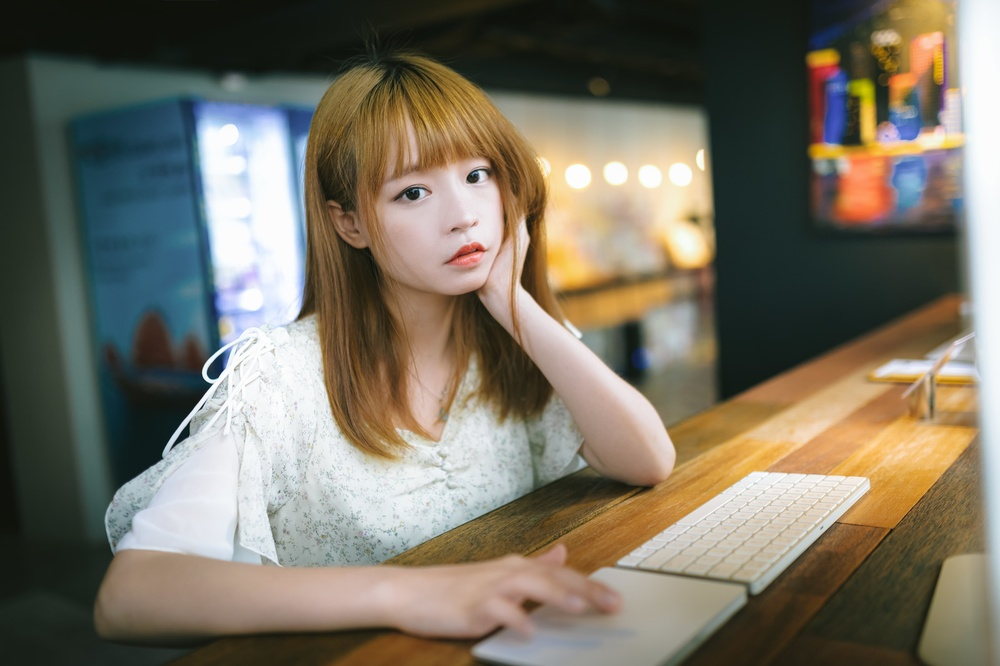
%> input picture kadai_img/free1.jpg, 1000 x 666 px, shrunk from 1600 x 1066 before the run
$ octave kadai7.m   (GNU Octave 9; MATLAB toolbox functions it lacks are replaced by stand-ins)
%> lines starting %> are read from the running program, lines starting %| are printed output that depends on the picture
% 課題7　ダイナミックレンジの拡大
% 画素のダイナミックレンジを０から２５５にせよ．

ORG = imread('free1.jpg'); % 画像の読み込み
%> ORG is the input picture: size 666x1000x3 uint8; mean R, G, B 120.3, 114.2, 99.5
ORG = rgb2gray(ORG); % 白黒濃淡画像に変換
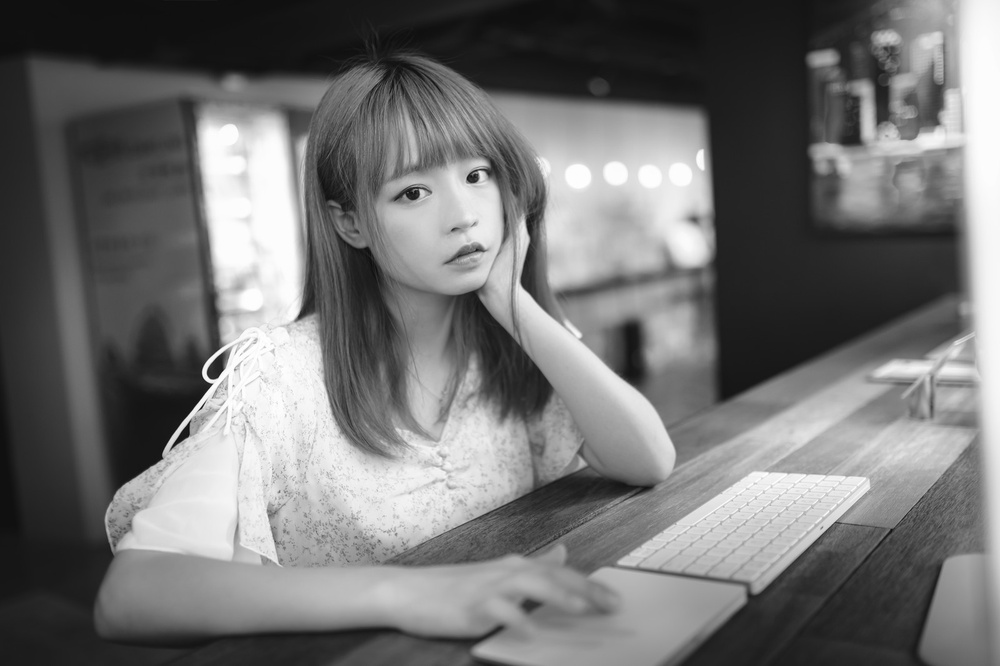
%> ORG: size 666x1000 uint8; min 9, max 255, mean 114.4
imagesc(ORG); colormap(gray); colorbar; % 画像の表示
pause;
imhist(ORG); % 濃度ヒストグラムを生成、表示
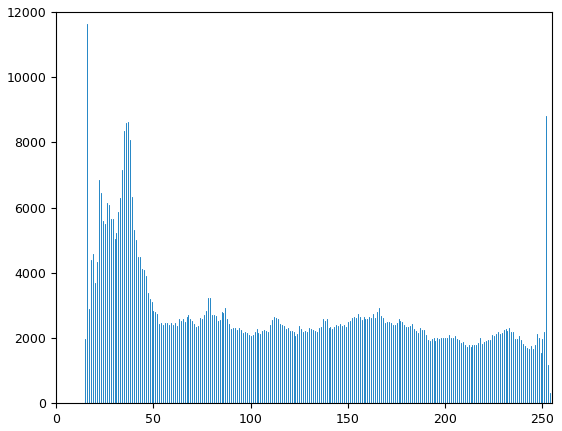
%> figure redrawn from the program's plot data; highest point at x = 16, y = 11631
pause;
ORG = double(ORG);
%> ORG: size 666x1000 double
mn = min(ORG(:)); % 濃度値の最小値を算出
%> mn = 9
mx = max(ORG(:)); % 濃度値の最大値を算出
%> mx = 255
ORG = (ORG-mn)/(mx-mn)*255;
imagesc(ORG); colormap(gray); colorbar; % 画像の表示
pause;
ORG = uint8(ORG);
%> ORG: size 666x1000 uint8
imhist(ORG); % 濃度ヒストグラムを生成、表示
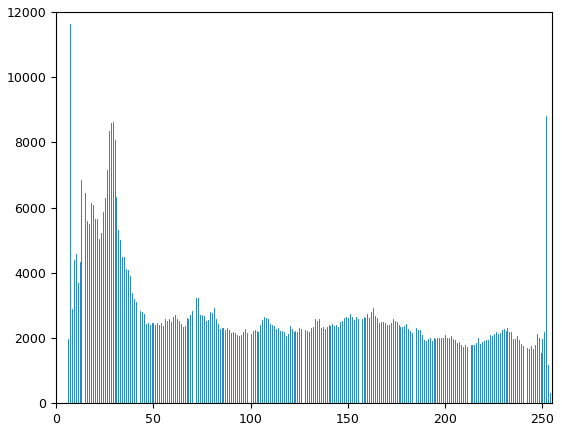
%> figure redrawn from the program's plot data; highest point at x = 7, y = 11631

$ run again, with kadai_img/kadai1-1.PNG saved as kadai_img/free1.jpg
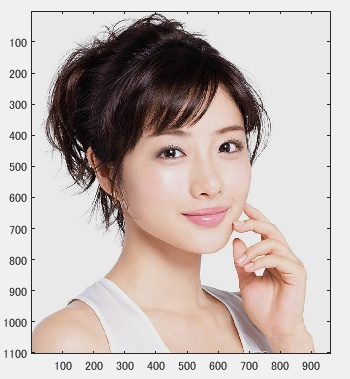
%> input picture kadai_img/kadai1-1.PNG, 350 x 379 px
%> ORG is the input picture: size 379x350x3 uint8; mean R, G, B 195.8, 184.5, 180.5
%> `ORG = rgb2gray(ORG);`:
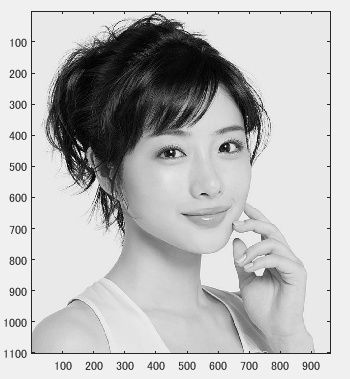
%> ORG: size 379x350 uint8; min 0, max 253, mean 187.4
%> `imhist(ORG);`:
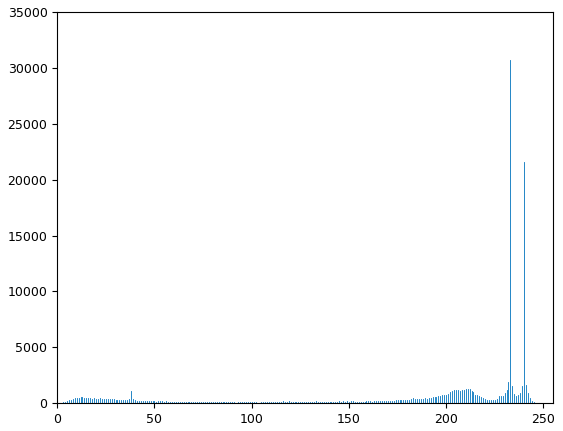
%> figure redrawn from the program's plot data; highest point at x = 233, y = 30721
%> mn = 0
%> mx = 253

$ run again, with kadai_img/kadai1-2.PNG saved as kadai_img/free1.jpg
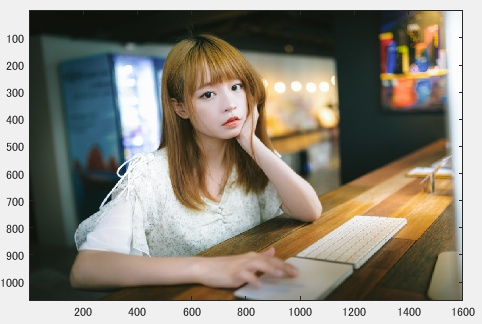
%> input picture kadai_img/kadai1-2.PNG, 482 x 324 px
%> ORG is the input picture: size 324x482x3 uint8; mean R, G, B 140.8, 135.9, 124.1
%> `ORG = rgb2gray(ORG);`:
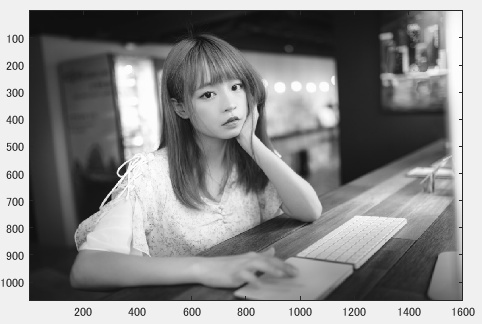
%> ORG: size 324x482 uint8; min 12, max 255, mean 136
%> `imhist(ORG);`:
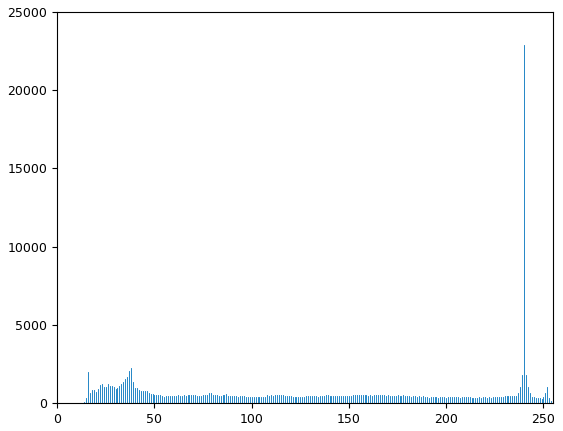
%> figure redrawn from the program's plot data; highest point at x = 240, y = 22908
%> mn = 12
%> mx = 255
